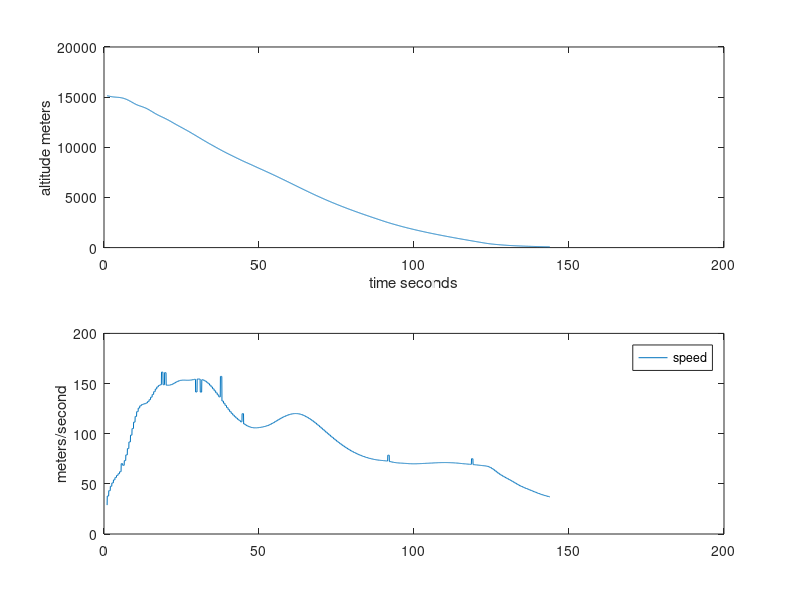
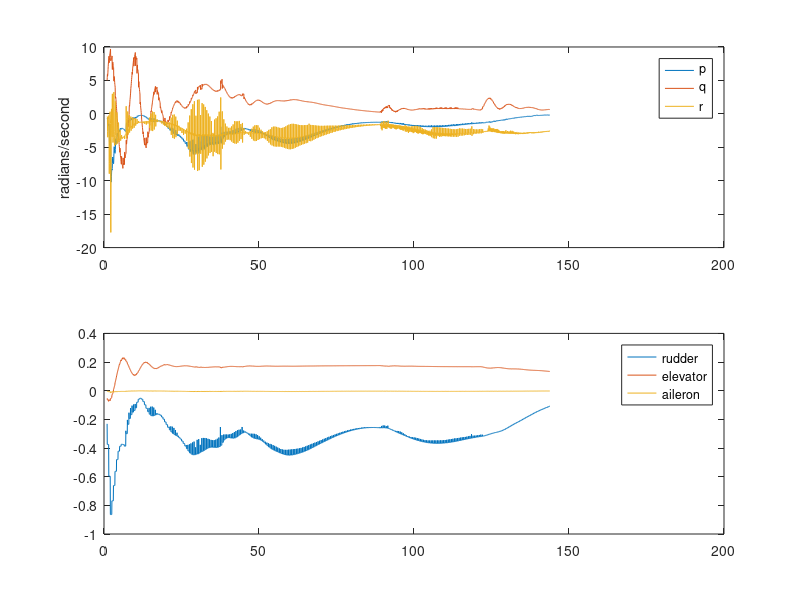
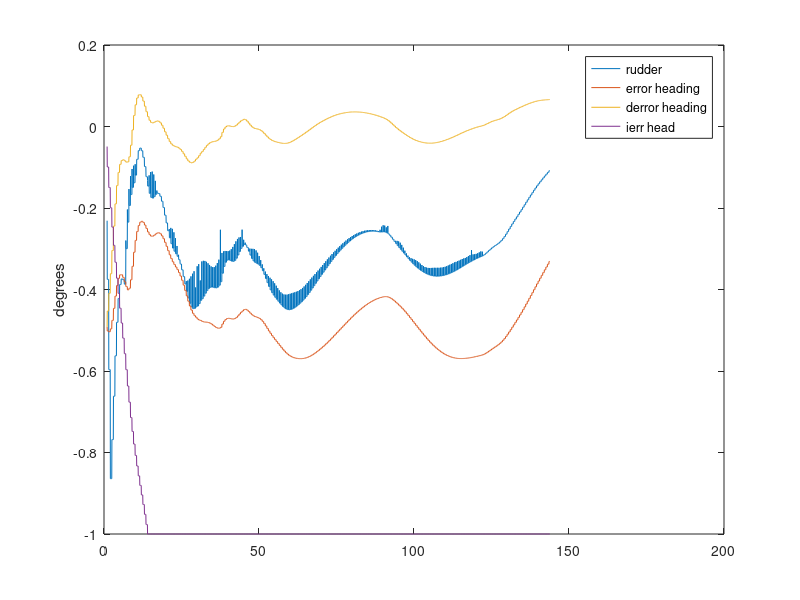
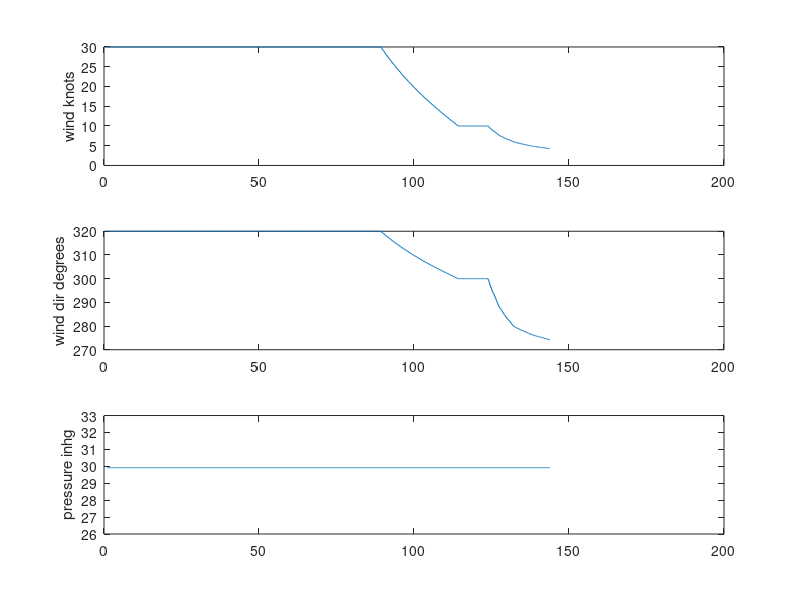

Here is the MATLAB script that generated these plots, in order:

clear;

f = csvread('telemetry.csv');
%fid = fopen("telemetry.csv");
%f = fscanf(fid,'%f,%f,%f',[3, 1000]);
f = f';


len =size(f,2)

s = 20;
l = round(len*0.9);
range = [s:l];

t = [range]/20;
r2d = 180/pi;

long = f(1,range);
lat = f(2,range);
alt = f(3,range);

p = f(4,range)*r2d;
q = f(5,range)*r2d;
r = f(6,range)*r2d;

err_head = f(12,range);
derr_head = f(13,range);
ierr_head = f(14,range);

% control surfaces
elev = f(7,range);
rud = f(8,range);
ail = f(9,range);

dq = f(10,range);
iq = f(11,range);

epitch  = f(15,range);
dpitch = f(16,range);
ipitch = f(17,range);

tpitch = f(18,range);
speed = f(19,range);

tdx = f(20,range);
tdy = f(21,range);

wind = f(22,range);
wind_dir = f(23,range);
press = f(24,range);

dr = f(25,range);
ir = f(26,range);

pitch = f(27,range);



y = (lat-lat(end))*6e6;
y2 = (long-long(end))*6e6.*cos(lat);
%%%%%%%%%%%%%%%%%%%%%%%%%%%%%%%%%%%%

if (0)
figure(1);
%instead of lat(end) should use coords of actual target, and make an x where the target is
subplot(2,1,1),plot(t,y);
ylabel('dist meters');
xlabel('time seconds');
subplot(2,1,2),plot(t, y2);
ylabel('dist meters');
xlabel('time seconds');
end;

figure(10);
subplot(2,1,1),
%plot(y2,y,'b');
plot(tdx,tdy,'b');
hold on;
plot(0,0,'rx');
hold off;
xlabel('distance meters');
ylabel('distance meters');
subplot(2,1,2),plot(sqrt(tdx.*tdx+tdy.*tdy),alt,'b');
xlabel('distance');
ylabel('altitude');

figure(2),
subplot(2,1,1),plot(t,alt);
ylabel('altitude meters');
xlabel('time seconds');

subplot(2,1,2),plot(t,speed);
ylabel('meters/second');
legend('speed');

figure(3),
subplot(2,1,1),plot(t,p, t,q,t,r);
legend('p','q','r');
ylabel('radians/second');
subplot(2,1,2),plot(t,rud, t,elev,t,ail);
legend('rudder','elevator','aileron');

if (1)
figure(6),
subplot(3,1,1),plot(t,wind);
ylabel('wind knots');
subplot(3,1,2),plot(t,wind_dir);
ylabel('wind dir degrees');
subplot(3,1,3),plot(t,press);
ylabel('pressure inhg');
end;

figure(5),
plot(t,rud, t,err_head, t, derr_head*10, t, ierr_head/10);
ylabel('degrees');
legend('rudder', 'error heading', 'derror heading', 'ierr head');



if (0)
figure(4),
factor = 100; % max(abs(q))/ max(abs(elev));
subplot(2,1,1),plot(t,elev*factor, t, q,t,dq*500, t, iq*10);
ylabel('radians/sec, or other units');
legend('elevator','q', 'dq','iq');
subplot(2,1,2),plot(t, elev, t,pitch, t, tpitch, t, dpitch*50, t, ipitch/5,t,epitch);
legend('elev', 'gps derived pitch', 'tpitch', 'dpitch', 'ipitch', 'error pitch');
figure(7);
plot(t, r, t,dr,t,ir);
legend('r','dr','ir');

end;
